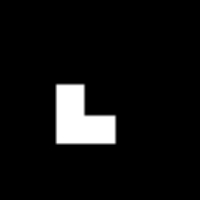

This figure's Python source:
#!/usr/bin/env python

# Test vtkImageStencilData Subtract operation with two box stencils.

# Factory overrides
import vtkmodules.vtkInteractionStyle  # noqa: F401
import vtkmodules.vtkRenderingFreeType  # noqa: F401
import vtkmodules.vtkRenderingOpenGL2  # noqa: F401

from vtkmodules.vtkCommonCore import VTK_UNSIGNED_CHAR, vtkPoints
from vtkmodules.vtkCommonDataModel import VTK_QUAD, vtkImageData, vtkPolyData
from vtkmodules.vtkCommonTransforms import vtkMatrixToLinearTransform
from vtkmodules.vtkCommonMath import vtkMatrix4x4
from vtkmodules.vtkCommonExecutionModel import vtkTrivialProducer
from vtkmodules.vtkFiltersGeneral import vtkTransformPolyDataFilter
from vtkmodules.vtkFiltersModeling import vtkLinearExtrusionFilter
from vtkmodules.vtkImagingStencil import (
    vtkImageStencil,
    vtkPolyDataToImageStencil,
)
from vtkmodules.vtkRenderingCore import (
    vtkImageActor,
    vtkRenderWindow,
    vtkRenderWindowInteractor,
    vtkRenderer,
)

# Z-shift matrix for extrusion
shift_matrix = [1, 0, 0, 0, 0, 1, 0, 0, 0, 0, 1, -0.5, 0, 0, 0, 1]

# --- Build box stencil 1 (10, 30) ---
poly_data_1 = vtkPolyData()
poly_data_1.AllocateEstimate(1, 4)
points_1 = vtkPoints()
points_1.InsertNextPoint(10, 10, 0.0)
points_1.InsertNextPoint(30, 10, 0.0)
points_1.InsertNextPoint(30, 30, 0.0)
points_1.InsertNextPoint(10, 30, 0.0)
poly_data_1.SetPoints(points_1)
poly_data_1.InsertNextCell(VTK_QUAD, 4, [0, 1, 2, 3])

extrude_1 = vtkLinearExtrusionFilter()
extrude_1.SetInputData(poly_data_1)
extrude_1.SetScaleFactor(1)
extrude_1.SetExtrusionTypeToNormalExtrusion()
extrude_1.SetVector(0, 0, 1)
extrude_1.Update()

matrix_1 = vtkMatrix4x4()
matrix_1.DeepCopy(shift_matrix)
transform_1 = vtkMatrixToLinearTransform()
transform_1.SetInput(matrix_1)
transform_poly_data_1 = vtkTransformPolyDataFilter()
transform_poly_data_1.SetInputConnection(extrude_1.GetOutputPort())
transform_poly_data_1.SetTransform(transform_1)
transform_poly_data_1.Update()

convert_stencil_1 = vtkPolyDataToImageStencil()
convert_stencil_1.SetInputConnection(transform_poly_data_1.GetOutputPort())

dummy_1 = vtkImageData()
dummy_1.SetSpacing(1.0, 1.0, 1.0)
dummy_1.SetOrigin(0.0, 0.0, 0.0)
dummy_1.SetExtent(8, 32, 8, 32, 0, 0)
dummy_1.AllocateScalars(VTK_UNSIGNED_CHAR, 1)

stencil_op_1 = vtkImageStencil()
stencil_op_1.SetInputData(dummy_1)
stencil_op_1.SetStencilConnection(convert_stencil_1.GetOutputPort())
stencil_op_1.SetBackgroundValue(0)
stencil_op_1.Update()
stencil_data_1 = convert_stencil_1.GetOutput()

# --- Build box stencil 2 (20, 40) ---
poly_data_2 = vtkPolyData()
poly_data_2.AllocateEstimate(1, 4)
points_2 = vtkPoints()
points_2.InsertNextPoint(20, 20, 0.0)
points_2.InsertNextPoint(40, 20, 0.0)
points_2.InsertNextPoint(40, 40, 0.0)
points_2.InsertNextPoint(20, 40, 0.0)
poly_data_2.SetPoints(points_2)
poly_data_2.InsertNextCell(VTK_QUAD, 4, [0, 1, 2, 3])

extrude_2 = vtkLinearExtrusionFilter()
extrude_2.SetInputData(poly_data_2)
extrude_2.SetScaleFactor(1)
extrude_2.SetExtrusionTypeToNormalExtrusion()
extrude_2.SetVector(0, 0, 1)
extrude_2.Update()

matrix_2 = vtkMatrix4x4()
matrix_2.DeepCopy(shift_matrix)
transform_2 = vtkMatrixToLinearTransform()
transform_2.SetInput(matrix_2)
transform_poly_data_2 = vtkTransformPolyDataFilter()
transform_poly_data_2.SetInputConnection(extrude_2.GetOutputPort())
transform_poly_data_2.SetTransform(transform_2)
transform_poly_data_2.Update()

convert_stencil_2 = vtkPolyDataToImageStencil()
convert_stencil_2.SetInputConnection(transform_poly_data_2.GetOutputPort())

dummy_2 = vtkImageData()
dummy_2.SetSpacing(1.0, 1.0, 1.0)
dummy_2.SetOrigin(0.0, 0.0, 0.0)
dummy_2.SetExtent(18, 42, 18, 42, 0, 0)
dummy_2.AllocateScalars(VTK_UNSIGNED_CHAR, 1)

stencil_op_2 = vtkImageStencil()
stencil_op_2.SetInputData(dummy_2)
stencil_op_2.SetStencilConnection(convert_stencil_2.GetOutputPort())
stencil_op_2.SetBackgroundValue(0)
stencil_op_2.Update()
stencil_data_2 = convert_stencil_2.GetOutput()

# Subtract stencil 2 from stencil 1
stencil_data_1.Subtract(stencil_data_2)

# Apply combined stencil to a white image to visualize
white_image = vtkImageData()
white_image.SetExtent(0, 50, 0, 50, 0, 0)
white_image.AllocateScalars(VTK_UNSIGNED_CHAR, 3)
white_image.GetPointData().GetScalars().Fill(255)

black_image = vtkImageData()
black_image.SetExtent(0, 50, 0, 50, 0, 0)
black_image.AllocateScalars(VTK_UNSIGNED_CHAR, 3)
black_image.GetPointData().GetScalars().Fill(0)

stencil_producer = vtkTrivialProducer()
stencil_producer.SetOutput(stencil_data_1)

result_stencil = vtkImageStencil()
result_stencil.SetInputData(white_image)
result_stencil.SetBackgroundInputData(black_image)
result_stencil.SetStencilConnection(stencil_producer.GetOutputPort())
result_stencil.Update()

# Display
image_actor = vtkImageActor()
image_actor.GetMapper().SetInputConnection(result_stencil.GetOutputPort())

renderer = vtkRenderer()
renderer.AddViewProp(image_actor)

render_window = vtkRenderWindow()
render_window.AddRenderer(renderer)
render_window.SetSize(200, 200)
render_window.SetWindowName("subtract stencil data")

# Scene
renderer.GetActiveCamera().ParallelProjectionOn()
renderer.ResetCamera()

interactor = vtkRenderWindowInteractor()
interactor.SetRenderWindow(render_window)

interactor.Initialize()
interactor.Start()
